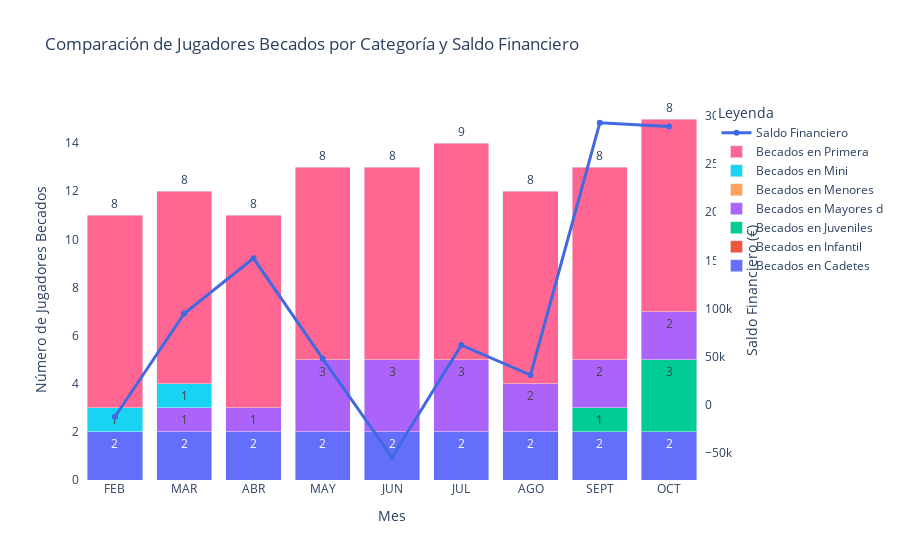

Notebook source saved alongside this figure:
### Code cell
# Creamos una figura en blanco
fig = go.Figure()

# Añadir las barras para los becados (una barra por cada categoría)
for categoria in becas_por_mes_h.columns[1:]:  # Excluyendo la columna 'MES'
    fig.add_trace(go.Bar(
        x=df_combinado['MES'],
        y=df_combinado[categoria],
        name=f"Becados en {categoria}",
        text=df_combinado[categoria],
        textposition='outside'
    ))

# Añadir la línea para el saldo financiero
fig.add_trace(go.Scatter(
    x=df_combinado['MES'],
    y=df_combinado['SALDO'],
    name='Saldo Financiero',
    mode='lines+markers',
    line=dict(color='royalblue', width=3),
    yaxis='y2'  # Añadimos un segundo eje Y
))

# Configurar el layout con doble eje Y
fig.update_layout(
    title="Comparación de Jugadores Becados por Categoría y Saldo Financiero",
    xaxis_title="Mes",
    yaxis_title="Número de Jugadores Becados",
    yaxis2=dict(
        title="Saldo Financiero (€)",
        overlaying='y',
        side='right'
    ),
    barmode='stack',  # Apilar las barras
    plot_bgcolor='white',
    legend=dict(title="Leyenda"),
    hovermode='x unified'
)

# Mostrar la figura
fig.show()

### Figure 1 — Plotly figure (JSON) as saved in the notebook; plotly's stock layout.template omitted (floating-point values rounded to 4 significant figures)
{"data": [{"name": "Becados en Cadetes", "text": [2, 2, 2, 2, 2, 2, 2, 2, 2], "textposition": "outside", "type": "bar", "x": ["FEB", "MAR", "ABR", "MAY", "JUN", "JUL", "AGO", "SEPT", "OCT"], "y": [2, 2, 2, 2, 2, 2, 2, 2, 2]}, {"name": "Becados en Infantil", "text": [0, 0, 0, 0, 0, 0, 0, 0, 0], "textposition": "outside", "type": "bar", "x": ["FEB", "MAR", "ABR", "MAY", "JUN", "JUL", "AGO", "SEPT", "OCT"], "y": [0, 0, 0, 0, 0, 0, 0, 0, 0]}, {"name": "Becados en Juveniles", "text": [0, 0, 0, 0, 0, 0, 0, 1, 3], "textposition": "outside", "type": "bar", "x": ["FEB", "MAR", "ABR", "MAY", "JUN", "JUL", "AGO", "SEPT", "OCT"], "y": [0, 0, 0, 0, 0, 0, 0, 1, 3]}, {"name": "Becados en Mayores d", "text": [0, 1, 1, 3, 3, 3, 2, 2, 2], "textposition": "outside", "type": "bar", "x": ["FEB", "MAR", "ABR", "MAY", "JUN", "JUL", "AGO", "SEPT", "OCT"], "y": [0, 1, 1, 3, 3, 3, 2, 2, 2]}, {"name": "Becados en Menores", "text": [0, 0, 0, 0, 0, 0, 0, 0, 0], "textposition": "outside", "type": "bar", "x": ["FEB", "MAR", "ABR", "MAY", "JUN", "JUL", "AGO", "SEPT", "OCT"], "y": [0, 0, 0, 0, 0, 0, 0, 0, 0]}, {"name": "Becados en Mini", "text": [1, 1, 0, 0, 0, 0, 0, 0, 0], "textposition": "outside", "type": "bar", "x": ["FEB", "MAR", "ABR", "MAY", "JUN", "JUL", "AGO", "SEPT", "OCT"], "y": [1, 1, 0, 0, 0, 0, 0, 0, 0]}, {"name": "Becados en Primera", "text": [8, 8, 8, 8, 8, 9, 8, 8, 8], "textposition": "outside", "type": "bar", "x": ["FEB", "MAR", "ABR", "MAY", "JUN", "JUL", "AGO", "SEPT", "OCT"], "y": [8, 8, 8, 8, 8, 9, 8, 8, 8]}, {"line": {"color": "royalblue", "width": 3}, "mode": "lines+markers", "name": "Saldo Financiero", "type": "scatter", "x": ["FEB", "MAR", "ABR", "MAY", "JUN", "JUL", "AGO", "SEPT", "OCT"], "y": [-12277, 94956, 152200.0, 48050.0, -54298, 62130.0, 31063, 292900.0, 289100.0], "yaxis": "y2"}], "layout": {"barmode": "stack", "hovermode": "x unified", "legend": {"title": {"text": "Leyenda"}}, "plot_bgcolor": "white", "title": {"text": "Comparación de Jugadores Becados por Categoría y Saldo Financiero"}, "xaxis": {"title": {"text": "Mes"}}, "yaxis": {"title": {"text": "Número de Jugadores Becados"}}, "yaxis2": {"overlaying": "y", "side": "right", "title": {"text": "Saldo Financiero (€)"}}}}
